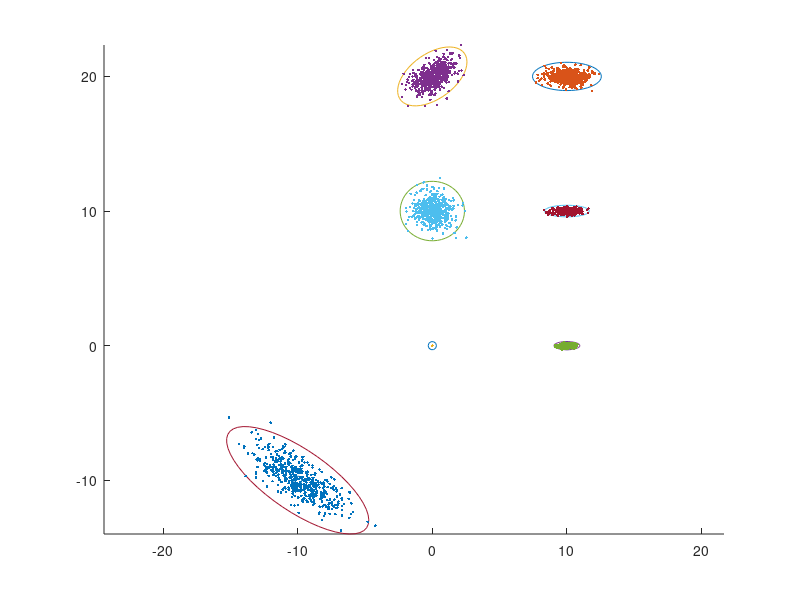

MATLAB code to generate this figure:
% Propagation of uncertainty as in Atlas
% Propagating uncertainty from node to node using relative motion.
%
%
function propagation_of_uncertainty_example
close all

poses = [0 0 0;
         10 0 0;
         10 10 pi/2;
         10 20 pi/2;
         0 20 pi;
         0 10 -pi/2;
         -10 -10 0];
n = 7
% figure, hold on
% plot(poses(:, 1), poses(:, 2), 'o')

S00 = diag([0.0 0.0 0.0])
sigmas = {}
sigmas{1} = S00
S = S00
for i=1:n-1
    S = propagate_uncertainty(poses(i, :), poses(i+1, :) , S)
    sigmas{i+1} = S;
end

% axis equal, hold on
% for i=1:n
%     plot_error_ellipse(poses(i,1:2), sigmas{i}(1:2, 1:2), 0.99)
% end

M = 500;
samples = zeros(M, 3);
sets = {};
sets{1} = samples;
for i=1:n-1
    samples = propagate_uncertainty_sampled(poses(i, :), poses(i+1, :) , samples);
    sets{i+1} = samples;
end

% plot everything
figure, hold on
plot(poses(:, 1), poses(:, 2), 'o')
axis equal, hold on
for i=1:n
   plot_error_ellipse(poses(i,1:2), sigmas{i}(1:2, 1:2), 0.99)
   plot(sets{i}(:,1), sets{i}(:,2), '.')
end



function Sres=propagate_uncertainty(posea, poseb, Si)

Sij = diag([0.1, 0.01, 0.001]);
Ti = T(posea(1), posea(2), posea(3));
Tj = T(poseb(1), poseb(2), poseb(3));
Tij = inv(Ti)*Tj;
xij = Tij(1,4);
yij = Tij(2,4);
thij = atan2(Tij(2,1), Tij(1,1));

[J1, J2] = Jacobians(posea(1), posea(2), posea(3), xij, yij, thij);

Sres = J1*Si*J1' + J2*Sij*J2';


function Set=propagate_uncertainty_sampled(ti, tj, Set)

Sjk = diag([0.1, 0.01, 0.001]);
Sjk = sqrt(Sjk);
Ti = T(ti(1), ti(2), ti(3));
Tj = T(tj(1), tj(2), tj(3));
Tij = inv(Ti)*Tj;
tij = t2v(Tij);
xij = tij(1);
yij = tij(2);
thij = tij(3);

for i=1:length(Set)
    xis = Set(i,1);
    yis = Set(i,2);
    this = Set(i, 3);
    Tis = T(xis, yis, this);
    % sample-based error propagation, add noise
    tx = xij + normrnd(0, Sjk(1,1));
    ty = yij + normrnd(0, Sjk(2,2));
    th = thij + normrnd(0, Sjk(3,3));
    Tijs = T(tx, ty, th);
    Tjs = Tis*Tijs;
    Set(i, :)= t2v(Tjs);
end




function A = T(x, y, th)

cth = cos(th);
sth = sin(th);

A=[cth  -sth  0   x;
   sth  cth   0   y;
    0   0     1   0;
    0   0     0   1];

function t = t2v(T)
x = T(1,4);
y = T(2,4);
th = atan2(T(2,1), T(1,1));
t = [x, y, th];


function [J1, J2] = Jacobians(xi, yi, thi, xij, yij, thij)

ci = cos(thi);
si = sin(thi);

J1=[1  0 -si*xij-ci*yij;
   0  1  ci*xij-si*yij;    
   0   0   1];

J2=[ci -si   0;
   si  ci   0;    
   0    0   1];


function plot_error_ellipse(mu, Sigma, p)
s = -2 * log(1 - p);
[V, D] = eig(Sigma * s);
t = linspace(0, 2 * pi, 50);
a = (V * sqrt(D)) * [cos(t(:))'; sin(t(:))'];
plot(a(1, :) + mu(1), a(2, :) + mu(2));
